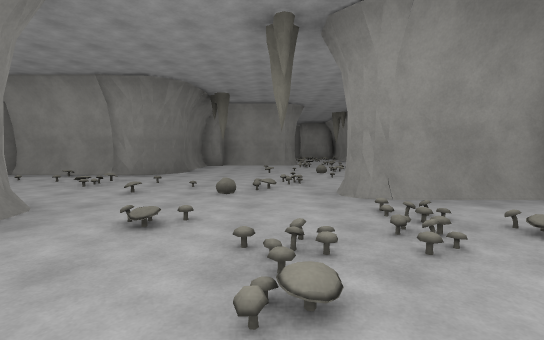
[1] (above)

24 first-person views from a walk through a scene from a Unity 3-D project. The camera is 1.4 m above the floor, tilts 4° down and sees 85° across. The floor is counted in squares, 2.72 m on a side. Each view is taken from the middle of a square. On the plan, view 1 faces up. The plan holds only what a view shows up to about 9 squares ahead; the rest is blank. The place goes on beyond the plan. The player is left out. Some animated figures are not drawn. Surface patterns are stand-ins for the level's own textures.

[2]
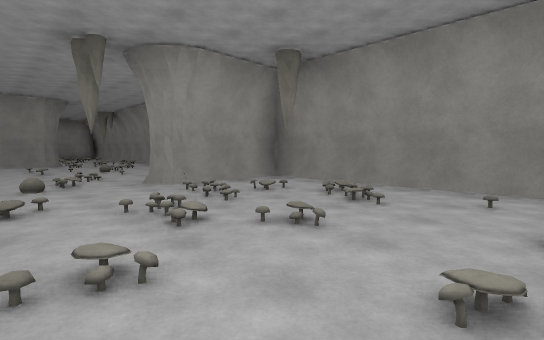

[3]
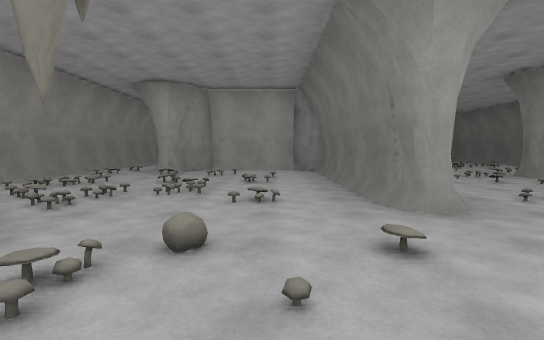

[4]
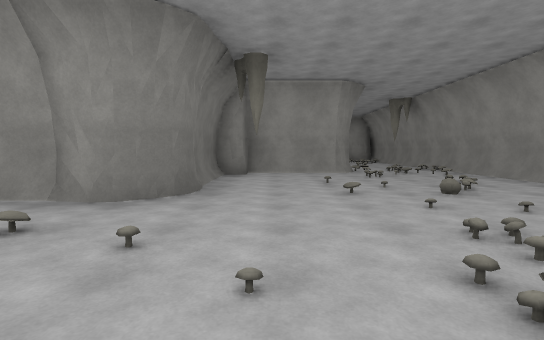

[5]
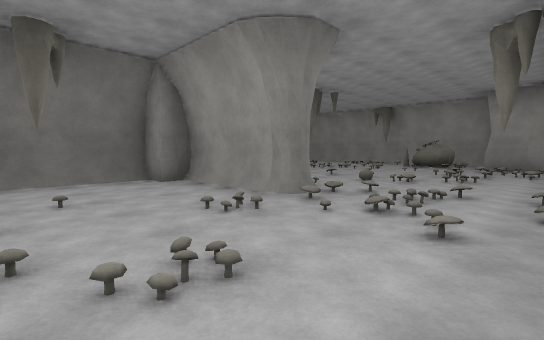

[6]
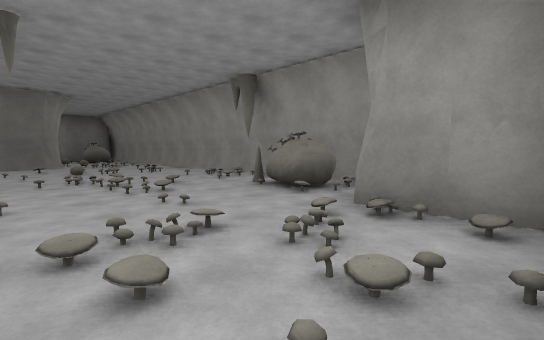

[7]
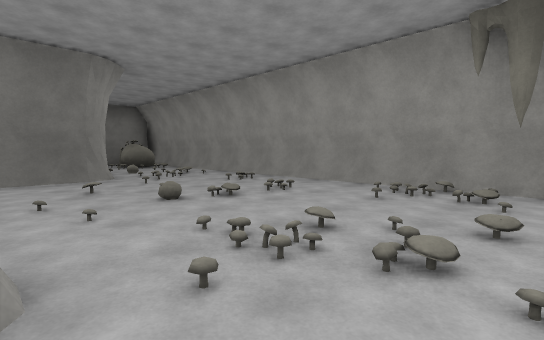

[8]
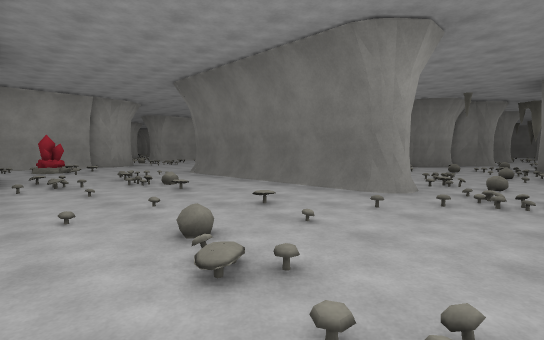

[9]
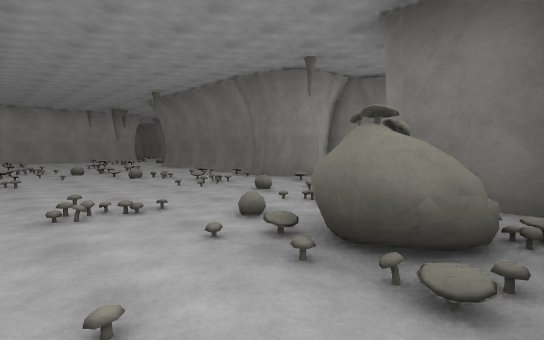

[10]
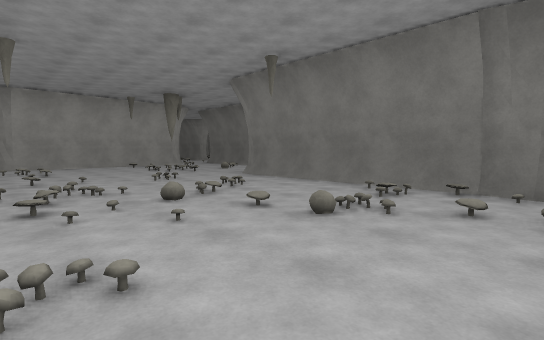

[11]
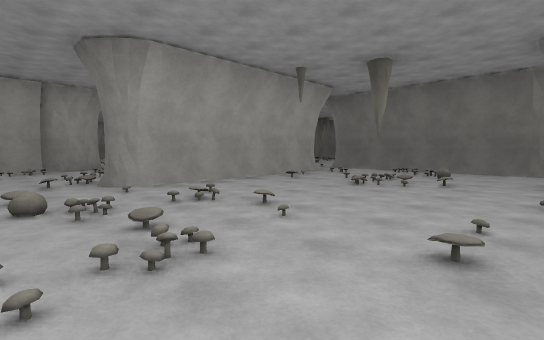

[12]
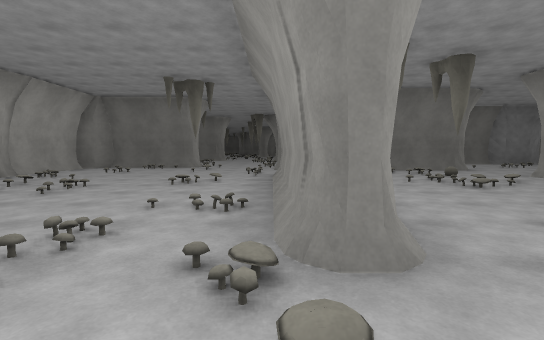

[13]
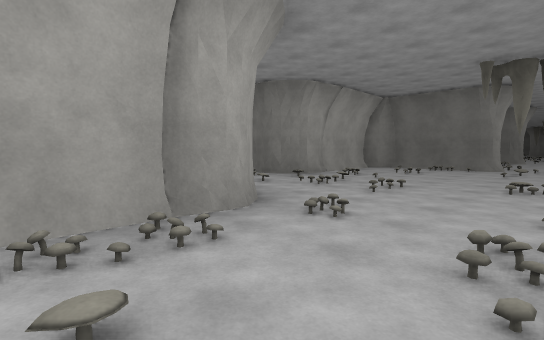

[14]
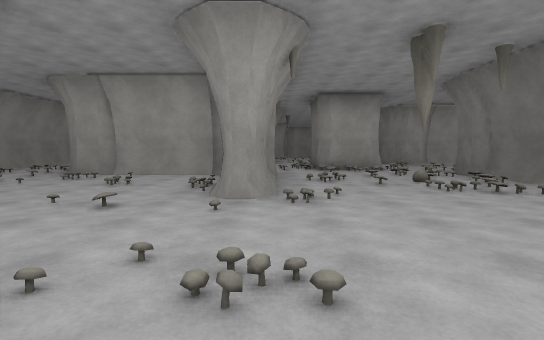

[15]
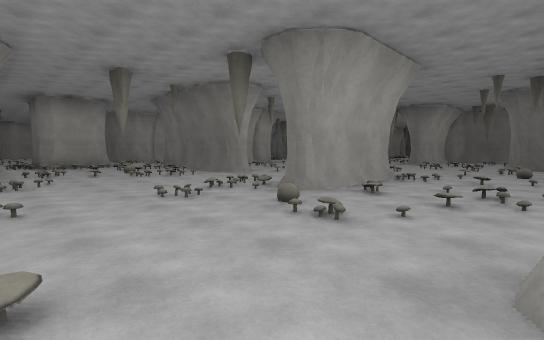

[16]
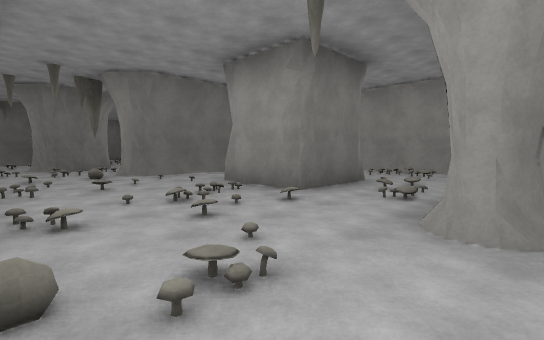

[17]
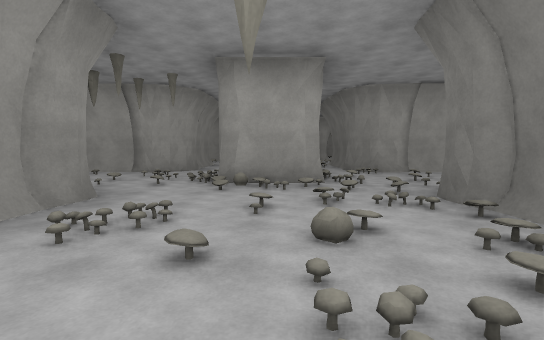

[18]
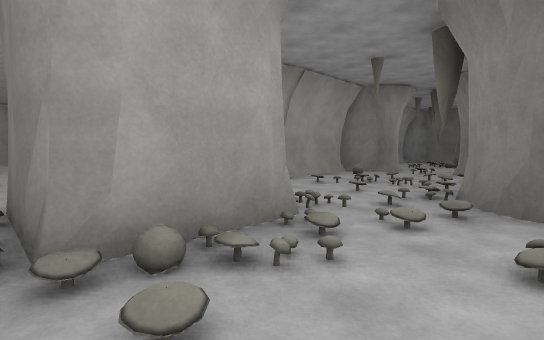

[19]
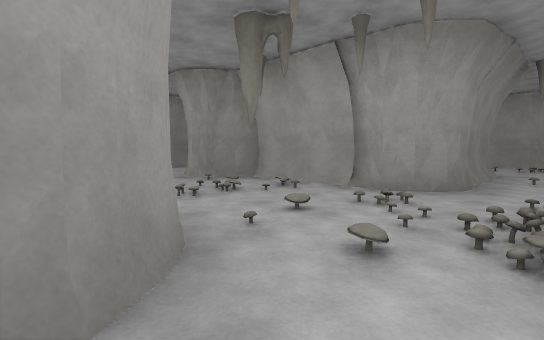

[20]
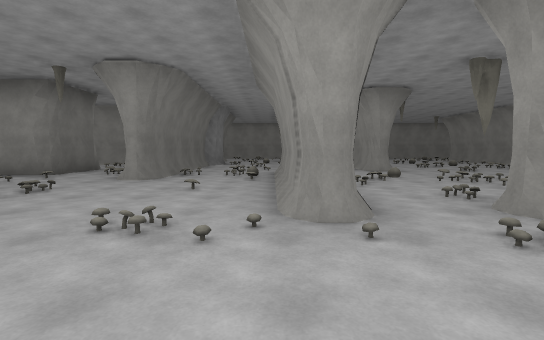

[21]
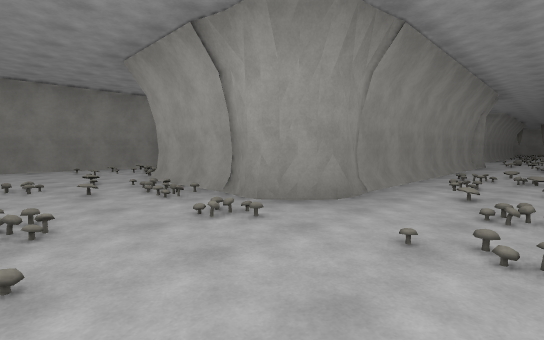

[22]
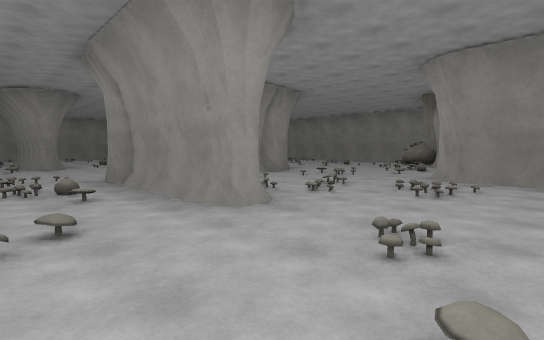

[23]
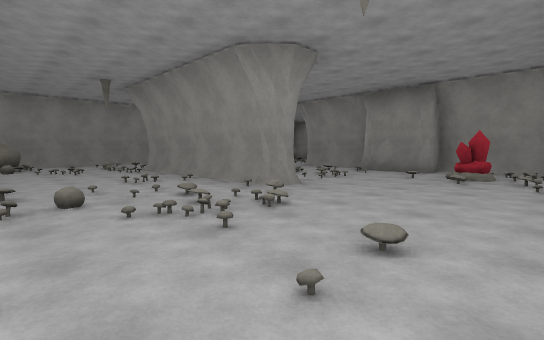

[24]
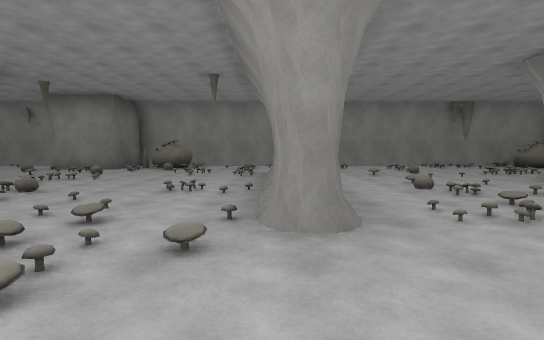

### Floor plan
Key: @ floor where view 1 was taken; # wall or solid block; . floor; / step, stairs or slope; S spikes; C crystal; O other object.
Columns run from 29 left of view 1 to 4 right of it. Each row starts with its distance up from view 1.
 18                    ###########
 17                   ##O......OO###
 16                ..## O.O.OO.OOSO##
 15                ...OOOOOOOO.OO..O.
 14                #..O.OO#.O.OOOOOOO
 13                ###OO..#..O.#.OOO/
 12                  #OO.O#.OO.#.OOO/#
 11         ###      #.OOO#OOOO#.O.OO#
 10          .O #.O  #.OOO#OOO####OOO#
  9          ...#.../#O.OOO..O##..OO.#
  8       #. #OO#O///#.OO...OCO#.O.O.#
  7       #.##.O#O#/.O...OO.O.O#..O..
  6    #..#OOOO.#.#/OOO.OO.#####.O..
  5 #.O#.OOOOOOO.O#O.O..OO.#.OOO.OO
  4   .O.O.OO/O...#.O.O..OO#OOOOOO.
  3    ..OO ###O.O.O#####O..O.....####
  2         .....O...O.OOO.O.O.#OOOO/#
  1         O.O.O..O....O.OOO..#.O.O/#
  0        ..#OO.#OO.OOO..O/OO.#O@OO/#
 -1        ..#OOO#..OOO.####O.O#.OOO/#
 -2         ##OO.#####OO#..O. ##..#O/#
 -3      #OOOOOOOOO..#O.#...   ####./#
 -4    ..O.OOOO#OOOOO..O#.O         /#
 -5    O.# .OOO#.O.OO#.O#
 -6      #####. .#####..#
 -7          #. .#    ..#
 -8          #  O#     .#
 -9             .#
-10             ..
-11             .O
-12              ##

Where each view was taken, in squares from view 1:
view 1: 0 up, 0 right, facing up
view 2: 1 down, 1 left, facing up-right
view 3: 5 up, 1 left, facing down
view 4: 3 up, 1 left, facing up
view 5: 7 up, 3 right, facing up-left
view 6: 13 up, 3 right, facing up-left
view 7: 13 up, 1 left, facing up-left
view 8: 16 up, 3 left, facing down-left
view 9: 17 up, 8 left, facing down-left
view 10: 13 up, 8 left, facing down-left
view 11: 8 up, 7 left, facing down-left
view 12: 3 up, 7 left, facing left
view 13: 2 up, 7 left, facing down-left
view 14: 4 up, 16 left, facing down
view 15: 6 up, 16 left, facing down-left
view 16: 4 up, 17 left, facing up-left
view 17: 1 up, 18 left, facing down
view 18: 2 down, 17 left, facing down-left
view 19: 2 down, 17 left, facing down-right
view 20: 1 up, 15 left, facing up
view 21: 2 up, 11 left, facing down-right
view 22: 1 up, 8 left, facing up-right
view 23: 7 up, 10 left, facing up-right
view 24: 8 up, 7 left, facing up
